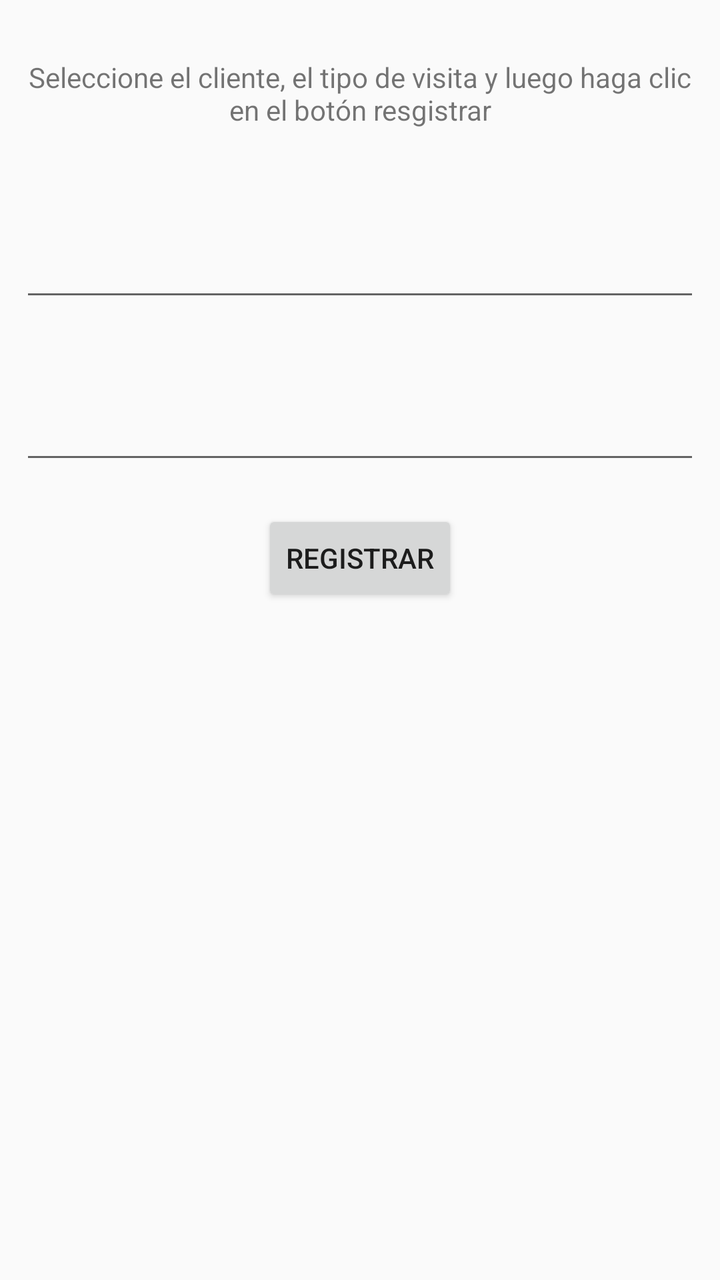
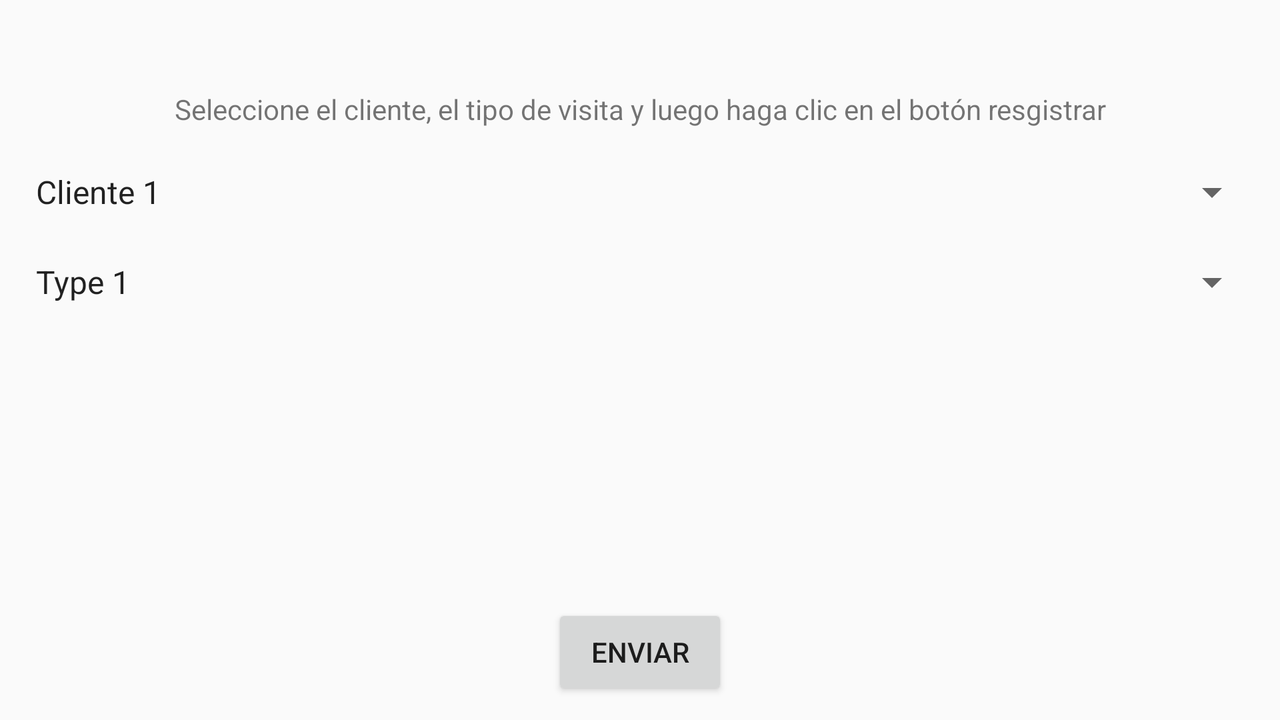

An Android layout and its configuration variant, each rendered on a device that would load it. The default file and the variant file are quoted in full after the pictures.
<!-- AndroidManifest.xml: application theme AppTheme -->
<!-- res/layout/content_new_visit.xml -->
<?xml version="1.0" encoding="utf-8"?>
<LinearLayout xmlns:android="http://schemas.android.com/apk/res/android"
    android:orientation="vertical"
    android:layout_width="match_parent"
    android:layout_height="match_parent"
    android:layout_marginTop="@dimen/new_visit_margin_top"
    android:padding="10dp">

    
    <ProgressBar
        android:id="@+id/new_visit_progress"
        style="?android:attr/progressBarStyleLarge"
        android:layout_width="wrap_content"
        android:layout_height="wrap_content"
        android:layout_marginBottom="8dp"
        android:layout_gravity="center"
        android:visibility="gone" />

    <TextView
        android:id="@+id/txt_location"
        android:layout_width="match_parent"
        android:layout_height="wrap_content" />

    <TextView
        android:id="@+id/textView"
        android:layout_width="wrap_content"
        android:layout_height="wrap_content"
        android:text="@string/new_visit_instructions"
        android:layout_gravity="center"
        android:textAlignment="center"
        android:gravity="center"/>

    <AutoCompleteTextView
        android:id="@+id/autoCompleteTextView_client"
        android:layout_width="match_parent"
        android:layout_height="wrap_content"
        android:drawSelectorOnTop="true"
        android:layout_centerHorizontal="true"
        android:layout_marginTop="50dp"/>

    <AutoCompleteTextView
        android:id="@+id/autoCompleteTextView_visittype"
        android:layout_width="match_parent"
        android:layout_height="wrap_content"
        android:layout_centerHorizontal="true"
        android:layout_marginTop="40dp"/>


    

    <Button
        android:text="@string/btn_new_visit"
        android:id="@+id/btn_new_visit"
        android:layout_gravity="center_horizontal"
        android:layout_width="wrap_content"
        android:layout_height="wrap_content"
        android:layout_centerHorizontal="true"
        android:layout_marginTop="18dp"/>
</LinearLayout>
<!-- resources referenced by this layout -->
<resources>
  <dimen name="new_visit_margin_top">80dp</dimen>
  <string name="btn_new_visit">Registrar</string>
  <string name="new_visit_instructions">Seleccione el cliente, el tipo de visita y luego haga clic en el botón resgistrar</string>
  <style name="AppTheme" parent="Theme.AppCompat.Light.DarkActionBar">
          
          <item name="colorPrimary">@color/colorPrimary</item>
          <item name="colorPrimaryDark">@color/colorPrimary</item>
          <item name="colorAccent">@color/accent</item>
      </style>
  <color name="colorPrimary">#ff6e00</color>
  <color name="accent">#00bede</color>
</resources>
<!-- res/layout-land/content_new_visit.xml (the author's variant of the layout above) -->
<!-- drawn on the phone turned sideways -->
<?xml version="1.0" encoding="utf-8"?>
<RelativeLayout xmlns:android="http://schemas.android.com/apk/res/android"
    android:layout_width="match_parent"
    android:layout_height="match_parent"
    android:padding="10dp">


    <TextView
        android:layout_width="wrap_content"
        android:layout_height="wrap_content"
        android:text="@string/new_visit_instructions"
        android:id="@+id/textView"
        android:layout_marginTop="35dp"
        android:gravity="center"
        android:layout_alignParentTop="true"
        android:layout_centerHorizontal="true" />

    <Spinner
        android:id="@+id/spin_client"
        android:layout_width="match_parent"
        android:layout_height="wrap_content"
        android:drawSelectorOnTop="true"
        android:entries="@array/prompt_clients"
        android:layout_marginTop="20dp"
        android:layout_below="@+id/textView"
        android:layout_centerHorizontal="true">

    </Spinner>

    <Spinner
        android:id="@+id/spinner_visit_types"
        android:layout_width="match_parent"
        android:layout_height="wrap_content"
        android:entries="@array/prompt_visit_types"
        android:layout_below="@+id/spin_client"
        android:layout_alignParentLeft="true"
        android:layout_alignParentStart="true"
        android:layout_marginTop="21dp">

    </Spinner>

    <Button
        android:text="Enviar"
        android:id="@+id/btn_new_visit"
        android:layout_gravity="center_horizontal"
        android:layout_width="wrap_content"
        android:layout_height="wrap_content"
        android:layout_alignParentBottom="true"
        android:layout_centerHorizontal="true" />
</RelativeLayout>
<!-- resources referenced by the variant -->
<!-- as the phone turned sideways resolves them -->
<resources>
  <string-array name="prompt_clients">
          <item>Cliente 1</item>
          <item>Cliente 2</item>
          <item>Cliente 3</item>
          <item>Cliente 4</item>
          <item>Cliente 5</item>
      </string-array>
  <string-array name="prompt_visit_types">
          <item>Type 1</item>
          <item>Type 2</item>
          <item>Type 3</item>
          <item>Type 4</item>
          <item>Type 5</item>
      </string-array>
  <string name="new_visit_instructions">Seleccione el cliente, el tipo de visita y luego haga clic en el botón resgistrar</string>
  <style name="AppTheme" parent="Theme.AppCompat.Light.DarkActionBar">
          
          <item name="colorPrimary">@color/colorPrimary</item>
          <item name="colorPrimaryDark">@color/colorPrimary</item>
          <item name="colorAccent">@color/accent</item>
      </style>
  <color name="colorPrimary">#ff6e00</color>
  <color name="accent">#00bede</color>
</resources>
